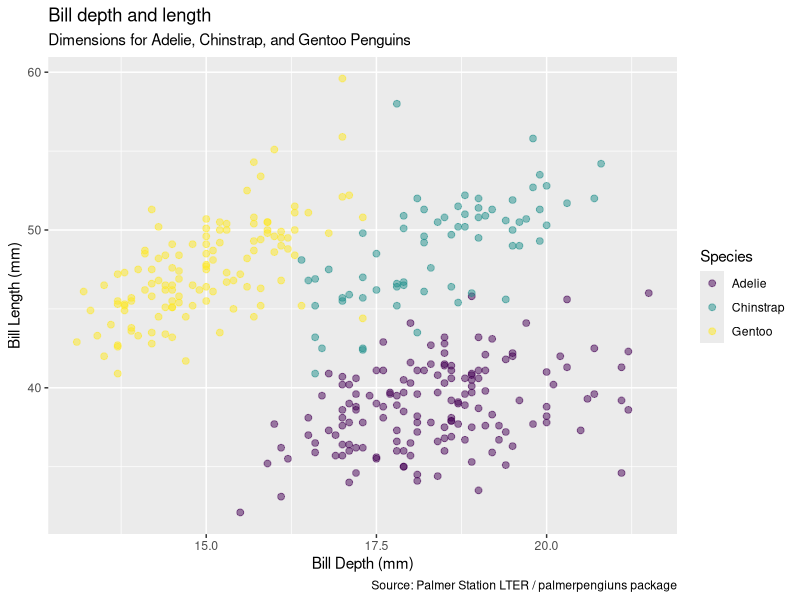
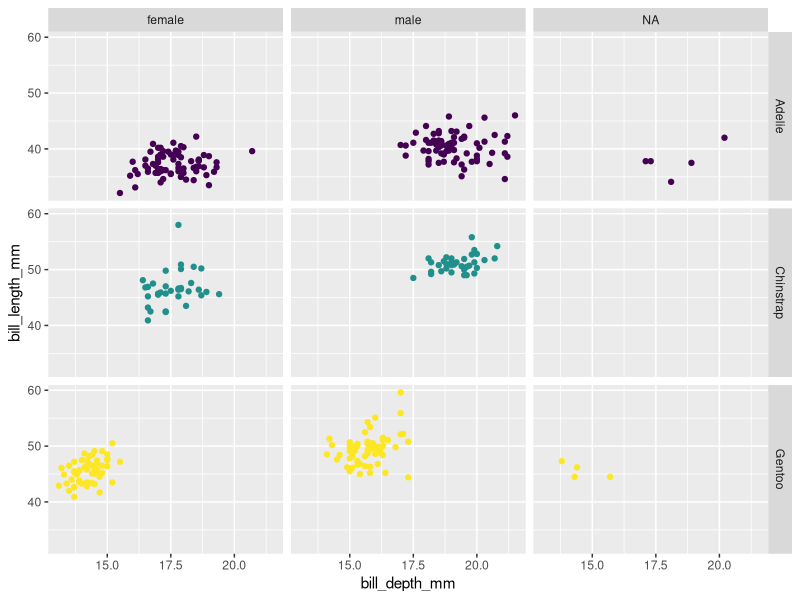
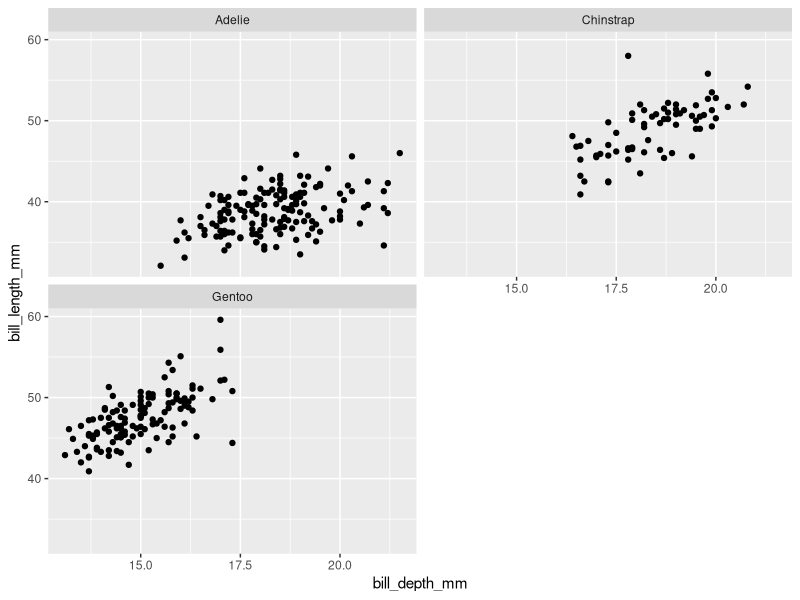

Recreate these plots in R, in order.
###### Intro to Plotting Script #######
# Carolina Melendez Declet
# cvmd@hawaii.edu
# 09/08/2026 
# This script is to learn how to use ggplot and practice creating plots. Includes script from Part 1 and Part 2.

###### Personal Notes ######
# Adding script to Git Hub 

# Watch the video on youtube (Sorry, I forget easily): GitHub Quick Tutorial for R and RStudio Projects Data Science

###### Load Libraries ######
library(palmerpenguins)
library(tidyverse) # Remember this includes ggplot within this package

###### Practice Plotting #####
ggplot(data=penguins,
       mapping = aes(x = bill_depth_mm,
                     y = bill_length_mm,
                     color = species,
                     size = body_mass_g,
                     alpha = flipper_length_mm)) + # adding a plus is a adding a layer to your plot 
  geom_point(size = 2, alpha = 0.5)+
  labs(title= "Bill depth and length",
       subtitle = "Dimensions for Adelie, Chinstrap, and Gentoo Penguins", # another legend below your legend 
       x = "Bill Depth (mm)", y = "Bill Length (mm)", 
       color = "Species", 
       caption = "Source: Palmer Station LTER / palmerpengiuns package")+
  scale_colour_viridis_d() # changes your color scales and makes it color blind friendly 






###### Facting #####
# Facet grid 
ggplot(penguins, 
       aes(x = bill_depth_mm,
           y = bill_length_mm,
           color = species))+
  geom_point()+
  scale_colour_viridis_d()+
  facet_grid(species~sex)+
  guides(color = "none")
# makes multiple plot groups by species 


# Facet wrap 
ggplot(penguins, 
       aes(x = bill_depth_mm,
           y = bill_length_mm))+
  geom_point()+
  facet_wrap(~ species, ncol=2) # how many columns you want 
